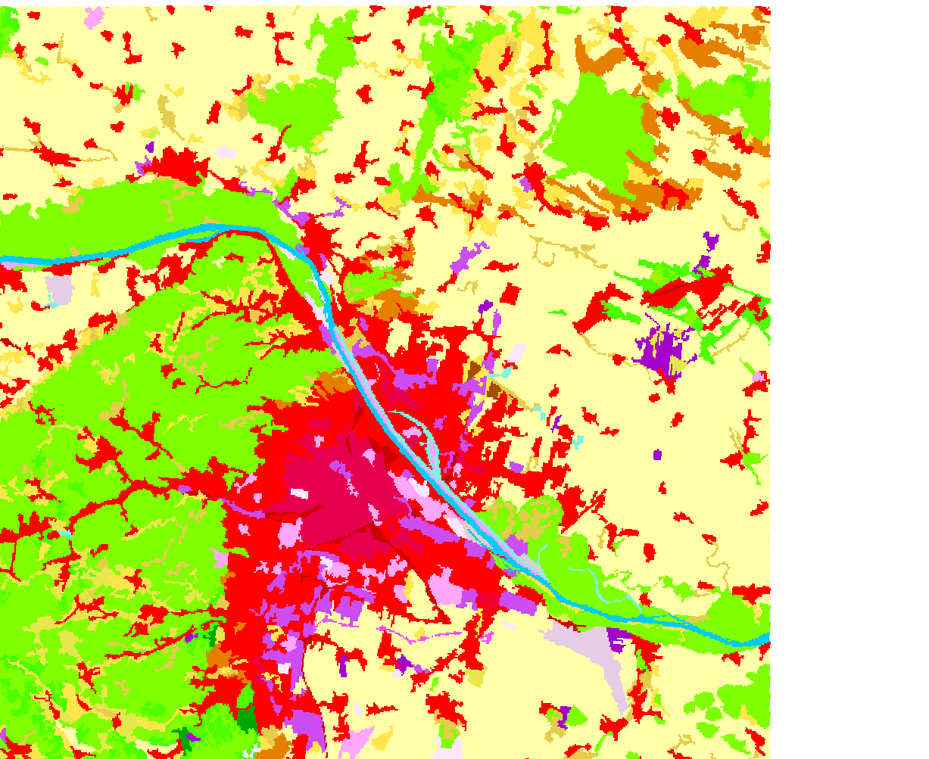
#> input picture CORINE_2006_g100_06_Wien.png, 929 x 759 px, shrunk from 1227 x 1003 before the run
$ python imagemanipulaton.py
#> lines starting #> are read from the running program, lines starting #| are printed output that depends on the picture
import numpy as np
import matplotlib.pyplot as plt
import matplotlib.image as mpimg

#A = np.array([[1,2],[3,4]])
#print A
#plt.imshow(A)

img=mpimg.imread('CORINE_2006_g100_06_Wien.png')
#> img is the input picture: shape (759, 929, 4) float32; mean R, G, B, A 0.87, 0.806, 0.468, 1
plt.imshow(img)
#plt.colorbar()
plt.show()

plt.hist(img.ravel(), bins=256, range=(0.0, 1.0), fc='k', ec='k')
plt.show()
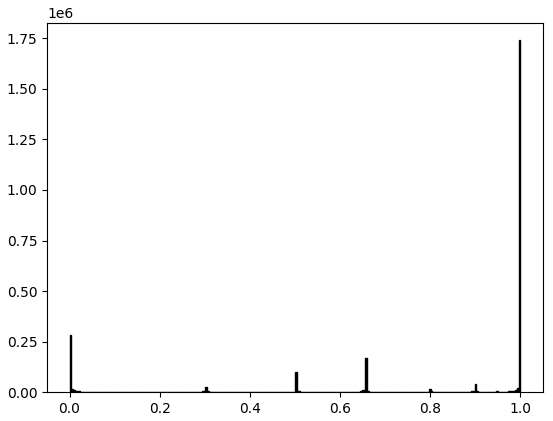
#> figure drawn by matplotlib, 1 panel; tallest bar 1740722 high, from x = 0.996 to 1
